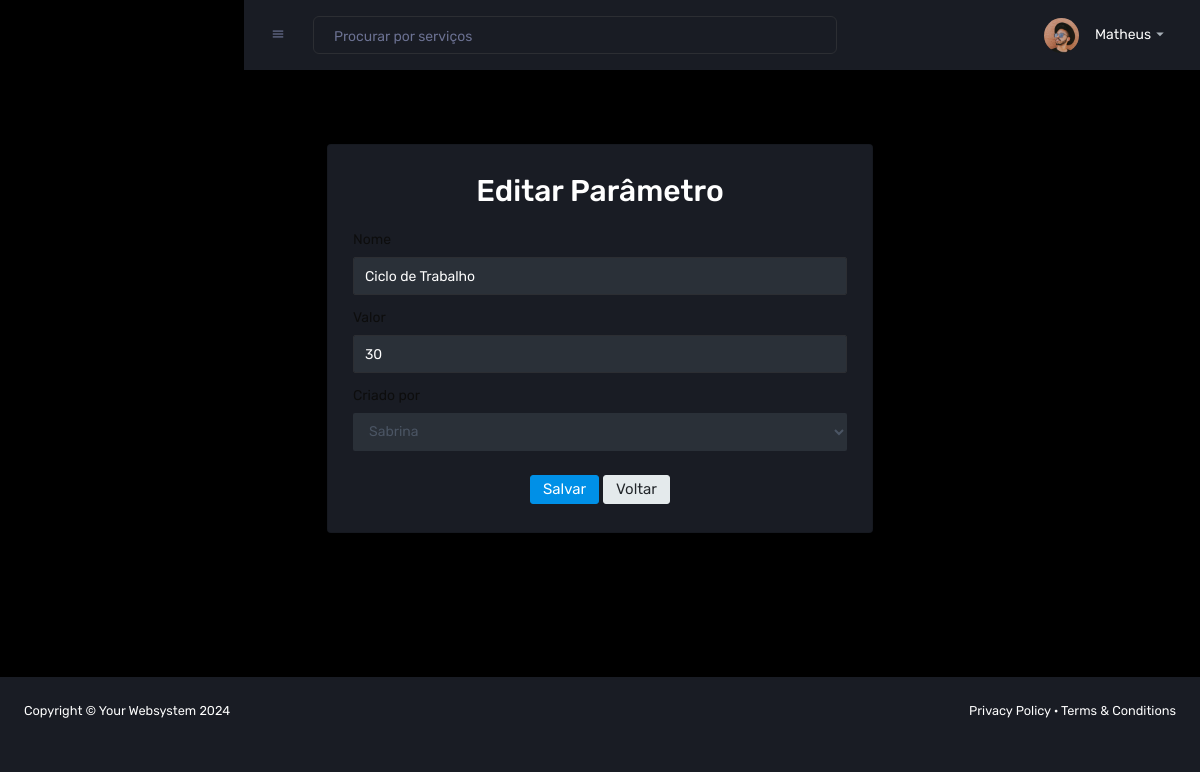
/horario/editar/parametro/1 (signed in), run on an earlier commit of the app's database.
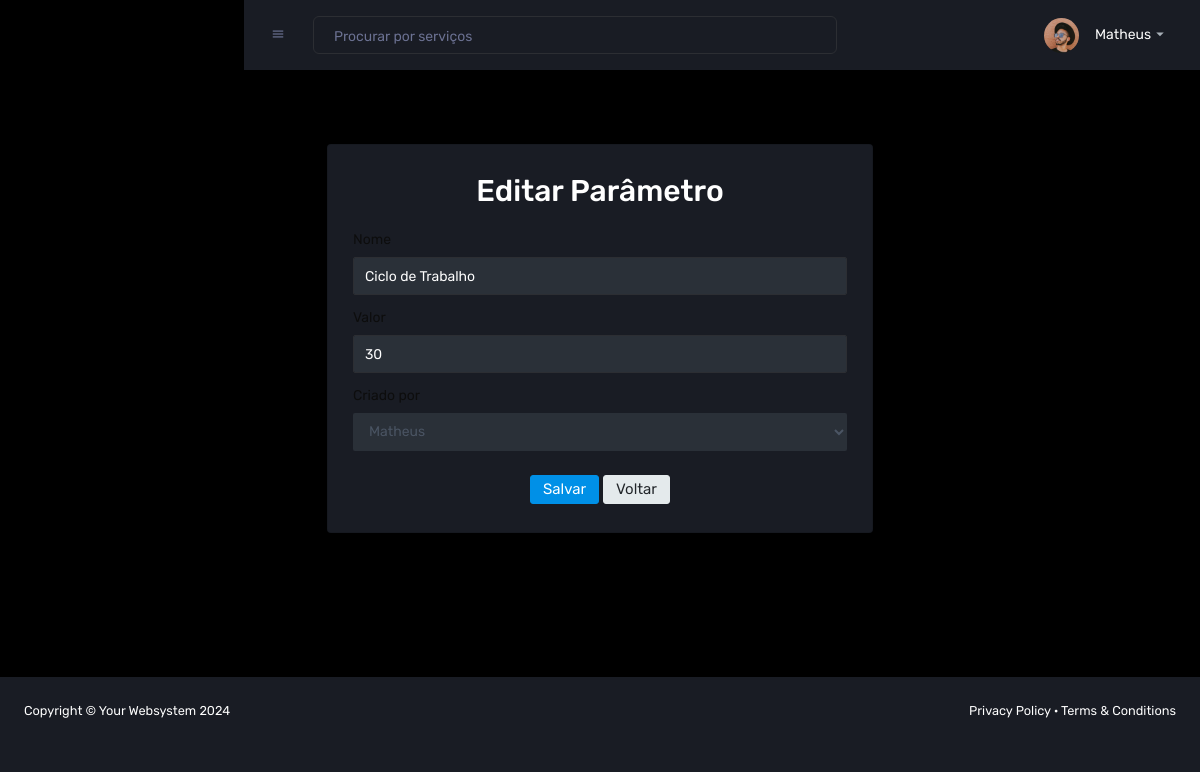
And on a later commit of the database.
### accounts/models.py (models this page shows)
class Usuario(AbstractUser):
    telefone = models.CharField(max_length=20)
    imagem = models.ImageField(upload_to="images/%Y/%m/%d/", null=True, blank=True)
    desconto = models.IntegerField(default=0)
    agendamentos_concluidos = models.IntegerField(default=0)
    cupon = models.IntegerField(default=0)

### horario/models.py (models this page shows)
class Parametro(models.Model):
    nome = models.CharField(max_length=30)
    valor = models.IntegerField(default=30)
    criado_por = models.ForeignKey(settings.AUTH_USER_MODEL, on_delete=models.CASCADE)
    criado_em = models.DateField(auto_now_add=True)

### horario/views.py (the view)
# urls.py: path('editar/parametro/<int:parametro_id>', editar_parametro, name="editar_parametro"),
def editar_parametro(request, parametro_id):
    parametro = get_object_or_404(Parametro, pk=parametro_id)
    if request.method == 'POST':
        form = AddParametro(request.POST, instance=parametro)
        if form.is_valid():
            form.save()
            return redirect('add_parametro')
    else:
        form = AddParametro(instance=parametro)
    context ={
        "form": form
    }
    return render(request, "assets/static/crud_parametro/editar.html", context)

### horario/forms.py
class AddParametro(forms.ModelForm):
    class Meta:
        model = Parametro
        fields = ['nome', 'valor', 'criado_por']

### templates/assets/static/crud_parametro/editar.html (shortened to what this page needs)
{% extends 'assets/static/base.html' %}
{% load bootstrap4 %}
{% block content %}
<div class="container py-5">
  <div class="row justify-content-center py-5">
    <div class="col-md-6 py-5">
      <div class="card shadow ">
        <div class="card-body">
          <h2 class="text-center mb-4">Editar Parâmetro</h2>
          <form method="post" class="text-dark">
            {% bootstrap_form form %}
            <div class="text-center mt-4">
              <button type="submit" class="btn btn-primary">Salvar</button>
              <a class="btn btn-secondary" href="{% url 'add_parametro' %}">Voltar</a>
            </div>
          </form>
        </div>
      </div>
    </div>
  </div>
</div>
{% endblock %}

### templates/assets/static/base.html (shortened to what this page needs)
{% load static %}
<!DOCTYPE html>
<html lang="pt-br">
  <head>
    <link rel="stylesheet" href="{% static 'assets/vendors/mdi/css/materialdesignicons.min.css' %}">
    <link rel="stylesheet" href="{% static 'assets/vendors/css/vendor.bundle.base.css' %}">
    <link rel="stylesheet" href="{% static 'assets/vendors/jvectormap/jquery-jvectormap.css'%}">
    <link rel="stylesheet" href="{% static 'assets/vendors/flag-icon-css/css/flag-icon.min.css' %}">
    <link rel="stylesheet" href="{% static 'assets/vendors/owl-carousel-2/owl.carousel.min.css' %}">
    <link rel="stylesheet" href="{% static 'assets/vendors/owl-carousel-2/owl.theme.default.min.css' %}">
    <link rel="stylesheet" href="{% static 'css/style.css' %}">
  </head>
<body>
	{% include 'assets/static/partials/_navnar.html' %}
	<div>
		{% block content %}{% endblock %}
	</div>
{% include 'assets/static/partials/_footer.html' %}
</body>
</html>

### templates/assets/static/partials/_navnar.html (shortened to what this page needs)
{% load static %}
{% if user.is_authenticated %}
	<nav class="navbar p-0 fixed-top d-flex flex-row">
	  <div class="navbar-menu-wrapper flex-grow d-flex align-items-stretch">
	    <button class="navbar-toggler navbar-toggler align-self-center" type="button" data-toggle="minimize">
	      <span class="mdi mdi-menu"></span>
	    </button>
	    <ul class="navbar-nav w-100">
	      <li class="nav-item w-100">
	        <form class="nav-link mt-2 mt-md-0 d-none d-lg-flex search">
	          <input type="text" class="form-control" placeholder="Procurar por serviços">
	        </form>
	      </li>
	    </ul>
	    <ul class="navbar-nav navbar-nav-right">
	      <li class="nav-item dropdown">
	        <a class="nav-link" id="profileDropdown" href="#" data-toggle="dropdown">
	          <div class="navbar-profile">
	            <img class="img-xs rounded-circle" src="{% static 'assets/images/faces/face15.jpg' %}" alt="">
		          {% if user.is_authenticated %}
	                <p class="mb-0 d-none d-sm-block navbar-profile-name">{{ user.username }}</p>
		          {% else %}
			          <p class="mb-0 d-none d-sm-block navbar-profile-name">Visitante</p>
		          {% endif %}
	            <i class="mdi mdi-menu-down d-none d-sm-block"></i>
	          </div>
	        </a>
	      </li>
	    </ul>
	  </div>
	</nav>
{% endif %}

### templates/assets/static/partials/_footer.html (shortened to what this page needs)
{% load static %}
<div class="bg-color-footer">
	<footer class="py-4 mt-auto">
	    <div class="container-fluid px-4">
	        <div class="d-flex align-items-center justify-content-between small text-white">
	            <div>Copyright &copy; Your Websystem 2024</div>
	            <div>
	                <a class="text-white" href="#">Privacy Policy</a>
	                &middot;
	                <a class="text-white" href="#">Terms &amp; Conditions</a>
	            </div>
	        </div>
	    </div>
	</footer>
</div>

### templates/assets/static/crud_parametro/editar.html (style rules this page uses)
body { background: #a4152d; }

### templates/assets/static/partials/_footer.html (style rules this page uses)
.bg-color-footer { background: #191c24; }

### templates/assets/static/base.html (style rules this page uses)
body { background: #000; }

What changed in the data, as far as the page shows it:
changed Parametro "Ciclo de Trabalho": criado_por "Sabrina" → "Matheus"
